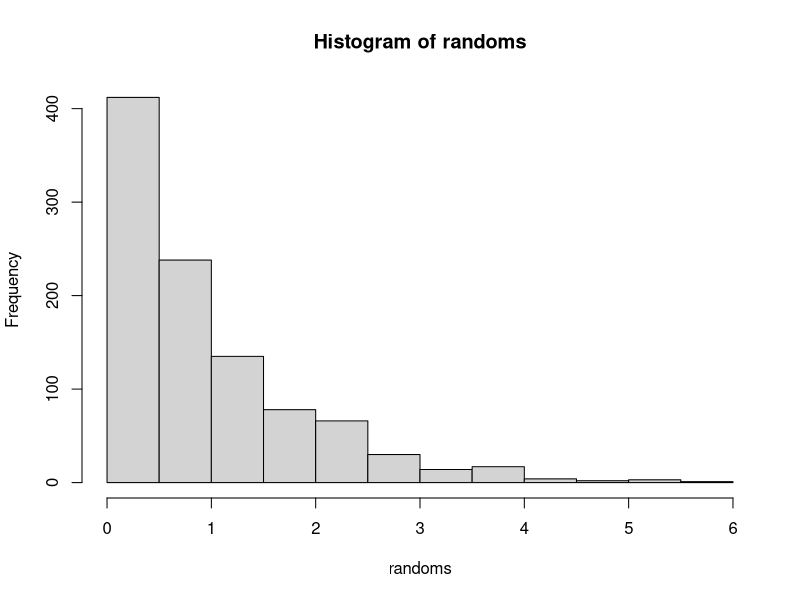

Source code (R):



randoms<-vector();

randoms_index = 1;

failed_runs = 0;

num_randoms = 1000;




while(randoms_index <= num_randoms) {

	u_vector<-vector();

	index=1;

	u_vector[index] = runif(1,0,1);

	index = index + 1;

	u_vector[index] = runif(1,0,1);

	while(u_vector[index-1] >= u_vector[index]) {
		index = index + 1;
		u_vector[index] = runif(1,0,1);
	}

	if(index%%2==0) {

		randoms[randoms_index] = u_vector[1] + failed_runs;
		randoms_index = randoms_index +1;
		failed_runs = 0;
	}

	else {
	
		failed_runs = failed_runs +1;

	}

}

print(randoms);
hist(randoms);
